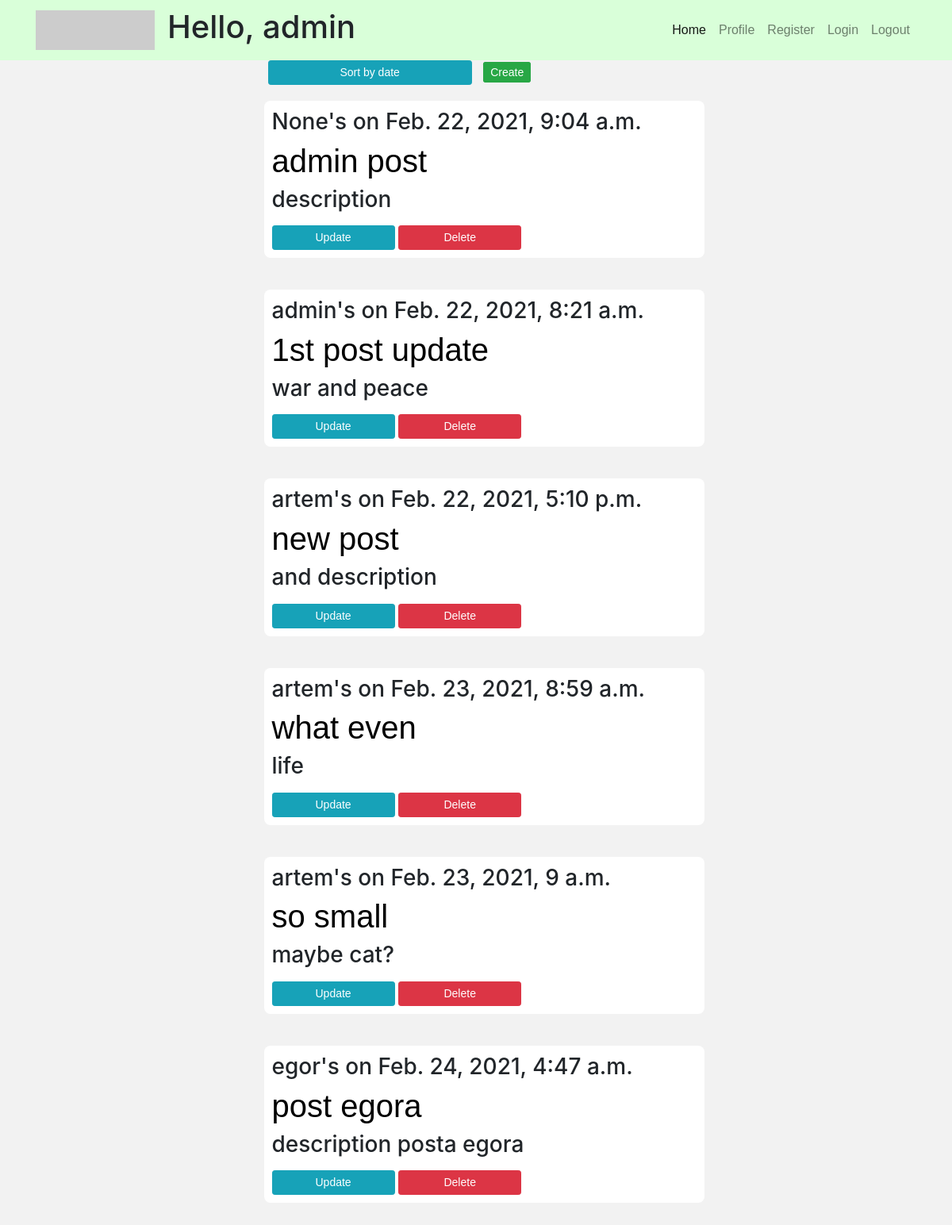
Page /blog/ (signed in) on the committed database.
### BlogApp/models.py (models this page shows, shortened)
class Post(models.Model):
    name = models.CharField(max_length=200, default='Untitled')
    creation_date = models.DateTimeField(auto_now_add=True, null=True)
    text = models.TextField()
    description = models.TextField(max_length=200)
    user = models.ForeignKey(Guest, on_delete=models.SET_NULL, null=True)

class Guest(models.Model):
    user = models.OneToOneField(User, null=True, blank=True, on_delete=models.CASCADE)
    name = models.CharField(max_length=200, null=True)  # should be unique
    date_created = models.DateTimeField(auto_now_add=True, null=True)
    email = models.EmailField(default='example@blog.com')  # can't change
    phone = models.IntegerField(blank=True, default=111111)
    profile_picture = models.ImageField(null=True, blank=True)
    skype = models.CharField(max_length=50, null=True, blank=True)
    def __str__(self):
        return self.name

### BlogApp/views.py (the view)
# urls.py: path('', views.index, name='home'),
@login_required(login_url='Blog:login')
def index(request):
    try:
        posts = Post.objects.all().order_by('user')
    except TypeError:
        template = loader.get_template('Blog/unauthenticated.html')
        return HttpResponse(template.render())
    context = {'posts': posts, 'user': request.user.username}
    return render(request, 'index.html', context)

### templates/index.html (shortened to what this page needs)
{% extends 'Blog/base.html' %}
{% block content %}
<div class="content">
    <div class="container">
        {% if request.path == '/blog/' %}
            <a href="{% url 'Blog:home_by_date' %}" class="btn btn-sm btn-info"
            style="width: 49%">Sort by date</a>
        {% else %}
            <a href="{% url 'Blog:home' %}" class="btn btn-sm btn-info"
            style="width: 49%">Sort by author</a>
        {% endif %}
        <a href="{% url 'Blog:create' %}" class="btn btn-sm btn-success"
    style="width: 50%; margin: 10px; display: inline">Create</a>
    </div>
    {% for post in posts %}
        <div class="post">
            <h3>{{ post.user }}'s on {{ post.creation_date }}</h3>
            <h1><a href="{% url 'Blog:post' post.id %}">{{ post.name }}</a></h1>
            <h3>{{ post.description }}</h3>
            <a href="{% url 'Blog:update' post.id %}" class="btn btn-sm btn-info"
                style="width: 29%">Update</a>
            <a href="{% url 'Blog:delete' post.id %}" class="btn btn-sm btn-danger"
                style="width: 29%">Delete</a>
        </div>
    {% endfor %}
</div>
{% endblock %}

### templates/Blog/base.html (shortened to what this page needs)
<!DOCTYPE html>
{% load static %}
<html lang="en">
<head>
        <link rel="stylesheet"
          href="https://stackpath.bootstrapcdn.com/bootstrap/4.3.1/css/bootstrap.min.css"
>
        <link rel="stylesheet"
              type="text/css"
              href="{% static 'css/main.css' %}">
</head>
<body>
<nav class="navbar navbar-expand-lg navbar-light static-top"
  style="background-color: #d9ffd9;">
  <div class="container">
    <a class="navbar-brand" href="#">
          <img src="http://placehold.it/150x50?text=Logo" alt="">
        </a>
    <div class="collapse navbar-collapse" id="navbarResponsive">
        <h1>Hello, {{ request.user }} </h1>
      <ul class="navbar-nav ml-auto">
        <li class="nav-item active">
          <a class="nav-link" href="{% url 'Blog:home' %}">Home
              </a>
        </li>
        <li class="nav-item">
          <a class="nav-link" href="{% url 'Blog:profile' user %}">Profile</a>
        </li>
        <li class="nav-item">
          <a class="nav-link" href="{% url 'Blog:register' %}">Register</a>
        </li>
        <li class="nav-item">
          <a class="nav-link" href="{% url 'Blog:login' %}">Login</a>
        </li>
        <li class="nav-item">
          <a class="nav-link" href="{% url 'Blog:logout' %}">Logout</a>
        </li>
      </ul>
    </div>
  </div>
</nav>
<div class="container">
  {% block content %}
  {% endblock %}
</div>
</body>
</html>

### static/css/main.css (style rules this page uses)
body { background-color: #f2f2f2; }
.post { width: 100%; display: inline-block; margin: 20px 10px 20px 10px; border-radius: 8px; padding: 10px; background-color: white; }
a { font-family: Arial, Helvetica, sans-serif; color: black; }
.content { width: 50%; margin: 0 auto; }

### rows in the picture
Post: user "None", creation_date "Feb. 22, 2021, 9:04 a.m.", name "admin post", description "description"
Post: user "admin", creation_date "Feb. 22, 2021, 8:21 a.m.", name "1st post update", description "war and peace"
Post: user "artem", creation_date "Feb. 22, 2021, 5:10 p.m.", name "new post", description "and description"
Post: user "artem", creation_date "Feb. 23, 2021, 8:59 a.m.", name "what even", description "life"
Post: user "artem", creation_date "Feb. 23, 2021, 9 a.m.", name "so small", description "maybe cat?"
Post: user "egor", creation_date "Feb. 24, 2021, 4:47 a.m.", name "post egora", description "description posta egora"

### other values in the picture
{{ request.user }} "admin"
